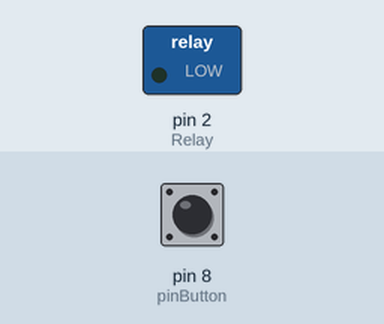
Simulated run of this sketch. Board: Arduino Uno, built with avr-gcc and run on an emulated ATmega328P. Parts: switched loads named in the sketch (green lamp = pin HIGH). Dashed ring = blinking. The test bench sets the inputs (shaded band); at power-on: pin 8 (pinButton) LOW.

Above: at 1.2 s.
1.3 s: pin 8 (pinButton) pulled HIGH for 1 s
At 1.75 s:
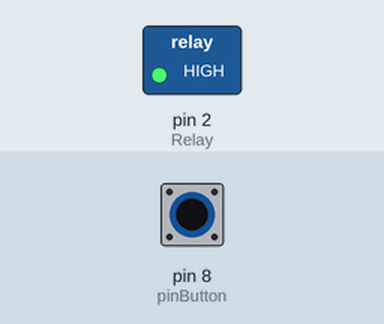
4.0 s: pin 8 (pinButton) pulled HIGH for 3.2 s
At 8.4 s:
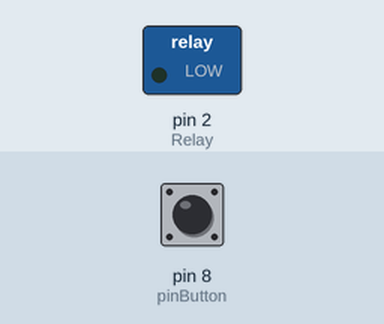
8.7 s: pin 8 (pinButton) pulled HIGH for 0.15 s
At 9.9 s:
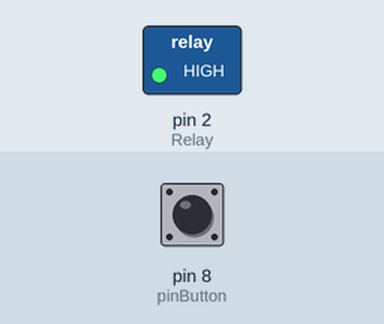
Timing chart, 0 to 12.1 s (numbered marks = the images above; inputs shaded):
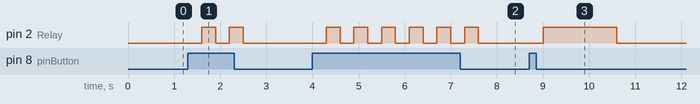

Measured:
- after the input at 1.3 s, pin 2 (Relay): alternates HIGH for 0.30 s and LOW for 0.30 s, 4 changes in all, then stays LOW, starting after 0.30 s
- after the input at 4.0 s, pin 2 (Relay): alternates HIGH for 0.30 s and LOW for 0.30 s, 12 changes in all, then stays LOW, starting after 0.30 s
- after the input at 8.7 s, pin 2 (Relay): LOW → HIGH after 0.30 s, → LOW 1.6 s later

The sketch:

Latching_On_Off_System.ino
```cpp
int pinButton = 8;
int Relay = 2;
int stateButton;
int debounce = 300;//for debounce delay issues
unsigned long CT=0;//Current Time use for millis()
unsigned long PT=0;//Present Time use for millis()
const unsigned long ON = 3000; //stay on for 3000 ms

void setup() {
  pinMode(pinButton, INPUT);
  pinMode(Relay, OUTPUT);
}

void loop()
{
  stateButton = digitalRead(pinButton);
  if(stateButton == HIGH)
  {
    delay(debounce);
    digitalWrite(Relay, HIGH);
    stateButton = digitalRead(pinButton);
      while( (CT - PT < ON) && (stateButton == LOW)  )//wait for delay or button press , use millis() for multitsking instead of delay()
      {
                stateButton = digitalRead(pinButton);
                CT=millis();//Update Current time
        }
    PT=CT;//Update Past time
    delay(debounce);
  }
  digitalWrite(Relay, LOW);
}
```
